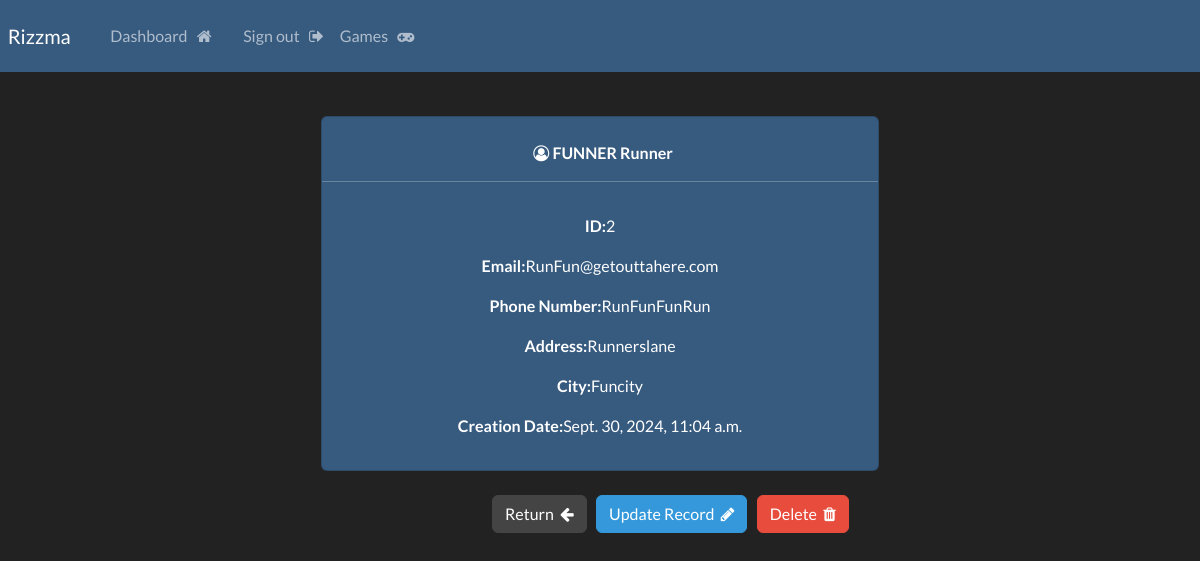
Before: /record/2 (signed in) with the older database file.
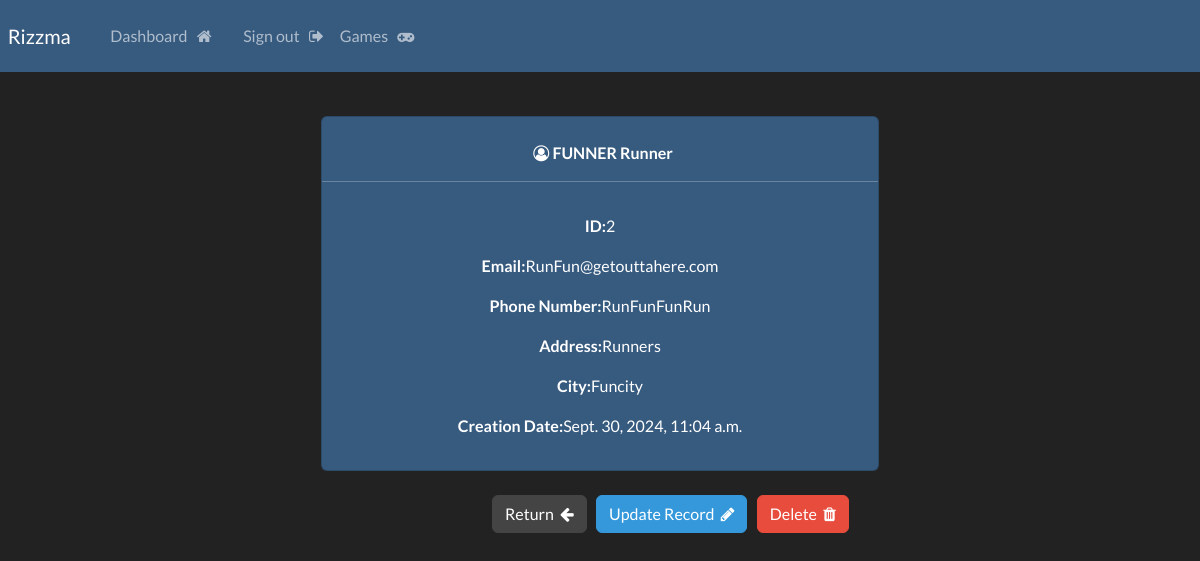
After: the same page with the newer database file.
### website/models.py (models this page shows, shortened)
class Record(models.Model):
    creation_data = models.DateTimeField(auto_now_add=True)
    first_name = models.CharField(max_length=100)
    last_name = models.CharField(max_length=100)
    email = models.CharField(max_length=255)
    phone = models.CharField(max_length=20)
    address = models.CharField(max_length=255)
    city = models.CharField(max_length=255)

### website/views.py (the view)
# urls.py: path('record/<int:pk>',views.singular_record, name="record"),
@login_required(login_url='my-login')
def singular_record(request, pk):
    one_record = Record.objects.get(id=pk)
    context = {'record': one_record}
    return render(request,'website/view-record.html', context=context)

### website/templates/website/view-record.html (shortened to what this page needs)
{% extends 'website/base.html' %}
{% block content %}
    <div class="card text-center bg-primary w-50 h-40 ">
        <strong>
            <br>
            <i class="fa fa-user-circle-o" aria-hidden="true"></i>
            {{record.last_name|upper}}
            {{record.first_name}}
            <hr>
        </strong>
        <div class="card-body">
            <p> <strong> ID:</strong>{{record.id}}</p>
            <p> <strong> Email:</strong>{{record.email}}</p>
            <p> <strong> Phone Number:</strong>{{record.phone}}</p>
            <p> <strong> Address:</strong>{{record.address}}</p>
            <p> <strong> City:</strong>{{record.city}}</p>
            <p> <strong> Creation Date:</strong>{{record.creation_data}}</p>
        </div>
    </div>
    <br>
    <div class="buttonset">
        <a href="{% url 'dashboard' %}" class="btn btn-secondary"> Return &nbsp;<i class="fa fa-arrow-left" aria-hidden="true"></i></a>
        <a href="{% url 'update-record' record.id %}" class="btn btn-info"> Update Record &nbsp;<i class="fa fa-pencil" aria-hidden="true"></i></a>
        <a href="{% url 'delete-record' record.id %}" class="btn btn-danger"> Delete &nbsp;<i class="fa fa-trash" aria-hidden="true"></i></a>
    </div>
{% endblock %}

Changed rows visible on the page:
changed Record "FUNNER": address "Runnerslane" → "Runners"
